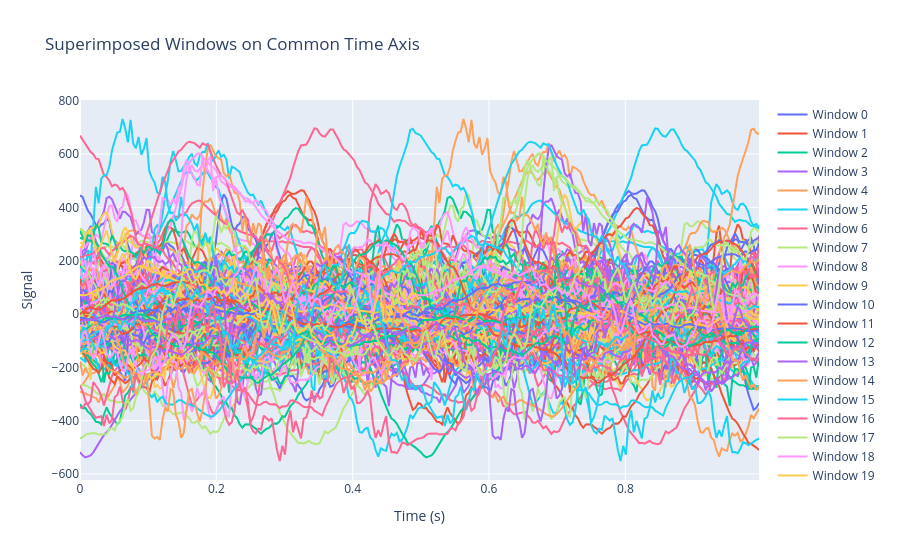

The notebook cell saved with this chart:
### Code cell
# superimpose all the windows in a common time axis, since they are all of the same length in a plotly plot

import pandas as pd
import numpy as np
import plotly.graph_objects as go

# Assuming DF is your DataFrame and samplingFrequency is defined
def window_number(DF, samplingFrequency):
    window_size = samplingFrequency # window size is the same as NFFT
    step_size = samplingFrequency // 2  # 50% overlap
    num_windows = (len(DF) - step_size) // step_size + 1
    
    windows = []
    for i in range(len(DF)):
        row_windows = []
        for j in range(num_windows):
            start_idx = j * step_size
            end_idx = start_idx + window_size
            if start_idx <= i < end_idx:
                row_windows.append(j)
        windows.append(row_windows)
    
    return windows

DF['window'] = window_number(DF, samplingFrequency)

# Extract windows
window_size = samplingFrequency
step_size = samplingFrequency // 2
num_windows = (len(DF) - step_size) // step_size + 1

windows = []
for i in range(num_windows):
    start_idx = i * step_size
    end_idx = start_idx + window_size
    windows.append(DF.iloc[start_idx:end_idx])

# Create a common time axis
time_axis = np.arange(window_size) / samplingFrequency

# Plot using Plotly
fig = go.Figure()

for i, window in enumerate(windows):
    fig.add_trace(go.Scatter(x=time_axis, y=window['S'], mode='lines', name=f'Window {i}'))

fig.update_layout(title='Superimposed Windows on Common Time Axis',
                  xaxis_title='Time (s)',
                  yaxis_title='Signal',
                  showlegend=True)

fig.show()

### Figure 1 — Plotly figure (JSON) as saved in the notebook; plotly's stock layout.template omitted (floating-point values rounded to 4 significant figures; data arrays with more than 128 entries replaced by an {"elided": "..."} marker saying what was removed)
{"data": [{"mode": "lines", "name": "Window 0", "type": "scatter", "x": {"elided": "256 float values"}, "y": {"elided": "256 float values"}}, {"mode": "lines", "name": "Window 1", "type": "scatter", "x": {"elided": "256 float values"}, "y": {"elided": "256 float values"}}, {"mode": "lines", "name": "Window 2", "type": "scatter", "x": {"elided": "256 float values"}, "y": {"elided": "256 float values"}}, {"mode": "lines", "name": "Window 3", "type": "scatter", "x": {"elided": "256 float values"}, "y": {"elided": "256 float values"}}, {"mode": "lines", "name": "Window 4", "type": "scatter", "x": {"elided": "256 float values"}, "y": {"elided": "256 float values"}}, {"mode": "lines", "name": "Window 5", "type": "scatter", "x": {"elided": "256 float values"}, "y": {"elided": "256 float values"}}, {"mode": "lines", "name": "Window 6", "type": "scatter", "x": {"elided": "256 float values"}, "y": {"elided": "256 float values"}}, {"mode": "lines", "name": "Window 7", "type": "scatter", "x": {"elided": "256 float values"}, "y": {"elided": "256 float values"}}, {"mode": "lines", "name": "Window 8", "type": "scatter", "x": {"elided": "256 float values"}, "y": {"elided": "256 float values"}}, {"mode": "lines", "name": "Window 9", "type": "scatter", "x": {"elided": "256 float values"}, "y": {"elided": "256 float values"}}, {"mode": "lines", "name": "Window 10", "type": "scatter", "x": {"elided": "256 float values"}, "y": {"elided": "256 float values"}}, {"mode": "lines", "name": "Window 11", "type": "scatter", "x": {"elided": "256 float values"}, "y": {"elided": "256 float values"}}, {"mode": "lines", "name": "Window 12", "type": "scatter", "x": {"elided": "256 float values"}, "y": {"elided": "256 float values"}}, {"mode": "lines", "name": "Window 13", "type": "scatter", "x": {"elided": "256 float values"}, "y": {"elided": "256 float values"}}, {"mode": "lines", "name": "Window 14", "type": "scatter", "x": {"elided": "256 float values"}, "y": {"elided": "256 float values"}}, {"mode": "lines", "name": "Window 15", "type": "scatter", "x": {"elided": "256 float values"}, "y": {"elided": "256 float values"}}, {"mode": "lines", "name": "Window 16", "type": "scatter", "x": {"elided": "256 float values"}, "y": {"elided": "256 float values"}}, {"mode": "lines", "name": "Window 17", "type": "scatter", "x": {"elided": "256 float values"}, "y": {"elided": "256 float values"}}, {"mode": "lines", "name": "Window 18", "type": "scatter", "x": {"elided": "256 float values"}, "y": {"elided": "256 float values"}}, {"mode": "lines", "name": "Window 19", "type": "scatter", "x": {"elided": "256 float values"}, "y": {"elided": "256 float values"}}, {"mode": "lines", "name": "Window 20", "type": "scatter", "x": {"elided": "256 float values"}, "y": {"elided": "256 float values"}}, {"mode": "lines", "name": "Window 21", "type": "scatter", "x": {"elided": "256 float values"}, "y": {"elided": "256 float values"}}, {"mode": "lines", "name": "Window 22", "type": "scatter", "x": {"elided": "256 float values"}, "y": {"elided": "256 float values"}}, {"mode": "lines", "name": "Window 23", "type": "scatter", "x": {"elided": "256 float values"}, "y": {"elided": "256 float values"}}, {"mode": "lines", "name": "Window 24", "type": "scatter", "x": {"elided": "256 float values"}, "y": {"elided": "256 float values"}}, {"mode": "lines", "name": "Window 25", "type": "scatter", "x": {"elided": "256 float values"}, "y": {"elided": "256 float values"}}, {"mode": "lines", "name": "Window 26", "type": "scatter", "x": {"elided": "256 float values"}, "y": {"elided": "256 float values"}}, {"mode": "lines", "name": "Window 27", "type": "scatter", "x": {"elided": "256 float values"}, "y": {"elided": "256 float values"}}, {"mode": "lines", "name": "Window 28", "type": "scatter", "x": {"elided": "256 float values"}, "y": {"elided": "256 float values"}}, {"mode": "lines", "name": "Window 29", "type": "scatter", "x": {"elided": "256 float values"}, "y": {"elided": "256 float values"}}, {"mode": "lines", "name": "Window 30", "type": "scatter", "x": {"elided": "256 float values"}, "y": {"elided": "256 float values"}}, {"mode": "lines", "name": "Window 31", "type": "scatter", "x": {"elided": "256 float values"}, "y": {"elided": "256 float values"}}, {"mode": "lines", "name": "Window 32", "type": "scatter", "x": {"elided": "256 float values"}, "y": {"elided": "256 float values"}}, {"mode": "lines", "name": "Window 33", "type": "scatter", "x": {"elided": "256 float values"}, "y": {"elided": "256 float values"}}, {"mode": "lines", "name": "Window 34", "type": "scatter", "x": {"elided": "256 float values"}, "y": {"elided": "256 float values"}}, {"mode": "lines", "name": "Window 35", "type": "scatter", "x": {"elided": "256 float values"}, "y": {"elided": "256 float values"}}, {"mode": "lines", "name": "Window 36", "type": "scatter", "x": {"elided": "256 float values"}, "y": {"elided": "256 float values"}}, {"mode": "lines", "name": "Window 37", "type": "scatter", "x": {"elided": "256 float values"}, "y": {"elided": "256 float values"}}, {"mode": "lines", "name": "Window 38", "type": "scatter", "x": {"elided": "256 float values"}, "y": {"elided": "256 float values"}}, {"mode": "lines", "name": "Window 39", "type": "scatter", "x": {"elided": "256 float values"}, "y": {"elided": "256 float values"}}, {"mode": "lines", "name": "Window 40", "type": "scatter", "x": {"elided": "256 float values"}, "y": {"elided": "256 float values"}}, {"mode": "lines", "name": "Window 41", "type": "scatter", "x": {"elided": "256 float values"}, "y": {"elided": "256 float values"}}, {"mode": "lines", "name": "Window 42", "type": "scatter", "x": {"elided": "256 float values"}, "y": {"elided": "256 float values"}}, {"mode": "lines", "name": "Window 43", "type": "scatter", "x": {"elided": "256 float values"}, "y": {"elided": "256 float values"}}, {"mode": "lines", "name": "Window 44", "type": "scatter", "x": {"elided": "256 float values"}, "y": {"elided": "256 float values"}}, {"mode": "lines", "name": "Window 45", "type": "scatter", "x": {"elided": "256 float values"}, "y": {"elided": "256 float values"}}, {"mode": "lines", "name": "Window 46", "type": "scatter", "x": {"elided": "256 float values"}, "y": {"elided": "256 float values"}}, {"mode": "lines", "name": "Window 47", "type": "scatter", "x": {"elided": "256 float values"}, "y": {"elided": "256 float values"}}, {"mode": "lines", "name": "Window 48", "type": "scatter", "x": {"elided": "256 float values"}, "y": {"elided": "256 float values"}}, {"mode": "lines", "name": "Window 49", "type": "scatter", "x": {"elided": "256 float values"}, "y": {"elided": "256 float values"}}, {"mode": "lines", "name": "Window 50", "type": "scatter", "x": {"elided": "256 float values"}, "y": {"elided": "256 float values"}}, {"mode": "lines", "name": "Window 51", "type": "scatter", "x": {"elided": "256 float values"}, "y": {"elided": "256 float values"}}, {"mode": "lines", "name": "Window 52", "type": "scatter", "x": {"elided": "256 float values"}, "y": {"elided": "256 float values"}}, {"mode": "lines", "name": "Window 53", "type": "scatter", "x": {"elided": "256 float values"}, "y": {"elided": "256 float values"}}, {"mode": "lines", "name": "Window 54", "type": "scatter", "x": {"elided": "256 float values"}, "y": {"elided": "256 float values"}}, {"mode": "lines", "name": "Window 55", "type": "scatter", "x": {"elided": "256 float values"}, "y": {"elided": "256 float values"}}, {"mode": "lines", "name": "Window 56", "type": "scatter", "x": {"elided": "256 float values"}, "y": {"elided": "256 float values"}}, {"mode": "lines", "name": "Window 57", "type": "scatter", "x": {"elided": "256 float values"}, "y": {"elided": "256 float values"}}, {"mode": "lines", "name": "Window 58", "type": "scatter", "x": {"elided": "256 float values"}, "y": {"elided": "256 float values"}}, {"mode": "lines", "name": "Window 59", "type": "scatter", "x": {"elided": "256 float values"}, "y": {"elided": "256 float values"}}, {"mode": "lines", "name": "Window 60", "type": "scatter", "x": {"elided": "256 float values"}, "y": {"elided": "256 float values"}}, {"mode": "lines", "name": "Window 61", "type": "scatter", "x": {"elided": "256 float values"}, "y": {"elided": "256 float values"}}, {"mode": "lines", "name": "Window 62", "type": "scatter", "x": {"elided": "256 float values"}, "y": {"elided": "256 float values"}}, {"mode": "lines", "name": "Window 63", "type": "scatter", "x": {"elided": "256 float values"}, "y": {"elided": "256 float values"}}, {"mode": "lines", "name": "Window 64", "type": "scatter", "x": {"elided": "256 float values"}, "y": {"elided": "256 float values"}}, {"mode": "lines", "name": "Window 65", "type": "scatter", "x": {"elided": "256 float values"}, "y": {"elided": "256 float values"}}, {"mode": "lines", "name": "Window 66", "type": "scatter", "x": {"elided": "256 float values"}, "y": {"elided": "256 float values"}}, {"mode": "lines", "name": "Window 67", "type": "scatter", "x": {"elided": "256 float values"}, "y": {"elided": "256 float values"}}, {"mode": "lines", "name": "Window 68", "type": "scatter", "x": {"elided": "256 float values"}, "y": {"elided": "256 float values"}}, {"mode": "lines", "name": "Window 69", "type": "scatter", "x": {"elided": "256 float values"}, "y": {"elided": "256 float values"}}, {"mode": "lines", "name": "Window 70", "type": "scatter", "x": {"elided": "256 float values"}, "y": {"elided": "256 float values"}}, {"mode": "lines", "name": "Window 71", "type": "scatter", "x": {"elided": "256 float values"}, "y": {"elided": "256 float values"}}, {"mode": "lines", "name": "Window 72", "type": "scatter", "x": {"elided": "256 float values"}, "y": {"elided": "256 float values"}}, {"mode": "lines", "name": "Window 73", "type": "scatter", "x": {"elided": "256 float values"}, "y": {"elided": "256 float values"}}, {"mode": "lines", "name": "Window 74", "type": "scatter", "x": {"elided": "256 float values"}, "y": {"elided": "256 float values"}}, {"mode": "lines", "name": "Window 75", "type": "scatter", "x": {"elided": "256 float values"}, "y": {"elided": "256 float values"}}, {"mode": "lines", "name": "Window 76", "type": "scatter", "x": {"elided": "256 float values"}, "y": {"elided": "256 float values"}}, {"mode": "lines", "name": "Window 77", "type": "scatter", "x": {"elided": "256 float values"}, "y": {"elided": "256 float values"}}, {"mode": "lines", "name": "Window 78", "type": "scatter", "x": {"elided": "256 float values"}, "y": {"elided": "256 float values"}}, {"mode": "lines", "name": "Window 79", "type": "scatter", "x": {"elided": "256 float values"}, "y": {"elided": "256 float values"}}, {"mode": "lines", "name": "Window 80", "type": "scatter", "x": {"elided": "256 float values"}, "y": {"elided": "256 float values"}}, {"mode": "lines", "name": "Window 81", "type": "scatter", "x": {"elided": "256 float values"}, "y": {"elided": "256 float values"}}, {"mode": "lines", "name": "Window 82", "type": "scatter", "x": {"elided": "256 float values"}, "y": {"elided": "256 float values"}}, {"mode": "lines", "name": "Window 83", "type": "scatter", "x": {"elided": "256 float values"}, "y": {"elided": "256 float values"}}, {"mode": "lines", "name": "Window 84", "type": "scatter", "x": {"elided": "256 float values"}, "y": {"elided": "256 float values"}}, {"mode": "lines", "name": "Window 85", "type": "scatter", "x": {"elided": "256 float values"}, "y": {"elided": "256 float values"}}, {"mode": "lines", "name": "Window 86", "type": "scatter", "x": {"elided": "256 float values"}, "y": {"elided": "256 float values"}}, {"mode": "lines", "name": "Window 87", "type": "scatter", "x": {"elided": "256 float values"}, "y": {"elided": "256 float values"}}, {"mode": "lines", "name": "Window 88", "type": "scatter", "x": {"elided": "256 float values"}, "y": {"elided": "256 float values"}}, {"mode": "lines", "name": "Window 89", "type": "scatter", "x": {"elided": "256 float values"}, "y": {"elided": "256 float values"}}, {"mode": "lines", "name": "Window 90", "type": "scatter", "x": {"elided": "256 float values"}, "y": {"elided": "256 float values"}}, {"mode": "lines", "name": "Window 91", "type": "scatter", "x": {"elided": "256 float values"}, "y": {"elided": "256 float values"}}, {"mode": "lines", "name": "Window 92", "type": "scatter", "x": {"elided": "256 float values"}, "y": {"elided": "256 float values"}}, {"mode": "lines", "name": "Window 93", "type": "scatter", "x": {"elided": "256 float values"}, "y": {"elided": "256 float values"}}, {"mode": "lines", "name": "Window 94", "type": "scatter", "x": {"elided": "256 float values"}, "y": {"elided": "256 float values"}}, {"mode": "lines", "name": "Window 95", "type": "scatter", "x": {"elided": "256 float values"}, "y": {"elided": "256 float values"}}, {"mode": "lines", "name": "Window 96", "type": "scatter", "x": {"elided": "256 float values"}, "y": {"elided": "256 float values"}}, {"mode": "lines", "name": "Window 97", "type": "scatter", "x": {"elided": "256 float values"}, "y": {"elided": "256 float values"}}, {"mode": "lines", "name": "Window 98", "type": "scatter", "x": {"elided": "256 float values"}, "y": {"elided": "256 float values"}}, {"mode": "lines", "name": "Window 99", "type": "scatter", "x": {"elided": "256 float values"}, "y": {"elided": "256 float values"}}, {"mode": "lines", "name": "Window 100", "type": "scatter", "x": {"elided": "256 float values"}, "y": {"elided": "256 float values"}}, {"mode": "lines", "name": "Window 101", "type": "scatter", "x": {"elided": "256 float values"}, "y": {"elided": "256 float values"}}, {"mode": "lines", "name": "Window 102", "type": "scatter", "x": {"elided": "256 float values"}, "y": {"elided": "256 float values"}}, {"mode": "lines", "name": "Window 103", "type": "scatter", "x": {"elided": "256 float values"}, "y": {"elided": "256 float values"}}, {"mode": "lines", "name": "Window 104", "type": "scatter", "x": {"elided": "256 float values"}, "y": {"elided": "256 float values"}}, {"mode": "lines", "name": "Window 105", "type": "scatter", "x": {"elided": "256 float values"}, "y": {"elided": "256 float values"}}, {"mode": "lines", "name": "Window 106", "type": "scatter", "x": {"elided": "256 float values"}, "y": {"elided": "256 float values"}}, {"mode": "lines", "name": "Window 107", "type": "scatter", "x": {"elided": "256 float values"}, "y": {"elided": "256 float values"}}, {"mode": "lines", "name": "Window 108", "type": "scatter", "x": {"elided": "256 float values"}, "y": {"elided": "256 float values"}}, {"mode": "lines", "name": "Window 109", "type": "scatter", "x": {"elided": "256 float values"}, "y": {"elided": "256 float values"}}, {"mode": "lines", "name": "Window 110", "type": "scatter", "x": {"elided": "256 float values"}, "y": {"elided": "256 float values"}}, {"mode": "lines", "name": "Window 111", "type": "scatter", "x": {"elided": "256 float values"}, "y": {"elided": "256 float values"}}, {"mode": "lines", "name": "Window 112", "type": "scatter", "x": {"elided": "256 float values"}, "y": {"elided": "256 float values"}}, {"mode": "lines", "name": "Window 113", "type": "scatter", "x": {"elided": "256 float values"}, "y": {"elided": "256 float values"}}, {"mode": "lines", "name": "Window 114", "type": "scatter", "x": {"elided": "256 float values"}, "y": {"elided": "256 float values"}}, {"mode": "lines", "name": "Window 115", "type": "scatter", "x": {"elided": "256 float values"}, "y": {"elided": "256 float values"}}, {"mode": "lines", "name": "Window 116", "type": "scatter", "x": {"elided": "256 float values"}, "y": {"elided": "256 float values"}}, {"mode": "lines", "name": "Window 117", "type": "scatter", "x": {"elided": "256 float values"}, "y": {"elided": "256 float values"}}, {"mode": "lines", "name": "Window 118", "type": "scatter", "x": {"elided": "256 float values"}, "y": {"elided": "256 float values"}}, {"mode": "lines", "name": "Window 119", "type": "scatter", "x": {"elided": "256 float values"}, "y": {"elided": "256 float values"}}, {"mode": "lines", "name": "Window 120", "type": "scatter", "x": {"elided": "256 float values"}, "y": {"elided": "256 float values"}}, {"mode": "lines", "name": "Window 121", "type": "scatter", "x": {"elided": "256 float values"}, "y": {"elided": "256 float values"}}, {"mode": "lines", "name": "Window 122", "type": "scatter", "x": {"elided": "256 float values"}, "y": {"elided": "256 float values"}}, {"mode": "lines", "name": "Window 123", "type": "scatter", "x": {"elided": "256 float values"}, "y": {"elided": "256 float values"}}, {"mode": "lines", "name": "Window 124", "type": "scatter", "x": {"elided": "256 float values"}, "y": {"elided": "256 float values"}}, {"mode": "lines", "name": "Window 125", "type": "scatter", "x": {"elided": "256 float values"}, "y": {"elided": "256 float values"}}, {"mode": "lines", "name": "Window 126", "type": "scatter", "x": {"elided": "256 float values"}, "y": {"elided": "256 float values"}}, {"mode": "lines", "name": "Window 127", "type": "scatter", "x": {"elided": "256 float values"}, "y": {"elided": "256 float values"}}, {"mode": "lines", "name": "Window 128", "type": "scatter", "x": {"elided": "256 float values"}, "y": {"elided": "256 float values"}}, {"mode": "lines", "name": "Window 129", "type": "scatter", "x": {"elided": "256 float values"}, "y": {"elided": "256 float values"}}, {"mode": "lines", "name": "Window 130", "type": "scatter", "x": {"elided": "256 float values"}, "y": {"elided": "256 float values"}}, {"mode": "lines", "name": "Window 131", "type": "scatter", "x": {"elided": "256 float values"}, "y": {"elided": "256 float values"}}, {"mode": "lines", "name": "Window 132", "type": "scatter", "x": {"elided": "256 float values"}, "y": {"elided": "256 float values"}}, {"mode": "lines", "name": "Window 133", "type": "scatter", "x": {"elided": "256 float values"}, "y": {"elided": "256 float values"}}, {"mode": "lines", "name": "Window 134", "type": "scatter", "x": {"elided": "256 float values"}, "y": {"elided": "256 float values"}}, {"mode": "lines", "name": "Window 135", "type": "scatter", "x": {"elided": "256 float values"}, "y": {"elided": "256 float values"}}, {"mode": "lines", "name": "Window 136", "type": "scatter", "x": {"elided": "256 float values"}, "y": {"elided": "256 float values"}}, {"mode": "lines", "name": "Window 137", "type": "scatter", "x": {"elided": "256 float values"}, "y": {"elided": "256 float values"}}, {"mode": "lines", "name": "Window 138", "type": "scatter", "x": {"elided": "256 float values"}, "y": {"elided": "256 float values"}}, {"mode": "lines", "name": "Window 139", "type": "scatter", "x": {"elided": "256 float values"}, "y": {"elided": "256 float values"}}, {"mode": "lines", "name": "Window 140", "type": "scatter", "x": {"elided": "256 float values"}, "y": {"elided": "256 float values"}}, {"mode": "lines", "name": "Window 141", "type": "scatter", "x": {"elided": "256 float values"}, "y": {"elided": "256 float values"}}, {"mode": "lines", "name": "Window 142", "type": "scatter", "x": {"elided": "256 float values"}, "y": {"elided": "256 float values"}}, {"mode": "lines", "name": "Window 143", "type": "scatter", "x": {"elided": "256 float values"}, "y": {"elided": "256 float values"}}, {"mode": "lines", "name": "Window 144", "type": "scatter", "x": {"elided": "256 float values"}, "y": {"elided": "256 float values"}}, {"mode": "lines", "name": "Window 145", "type": "scatter", "x": {"elided": "256 float values"}, "y": {"elided": "256 float values"}}, {"mode": "lines", "name": "Window 146", "type": "scatter", "x": {"elided": "256 float values"}, "y": {"elided": "256 float values"}}, {"mode": "lines", "name": "Window 147", "type": "scatter", "x": {"elided": "256 float values"}, "y": {"elided": "256 float values"}}, {"mode": "lines", "name": "Window 148", "type": "scatter", "x": {"elided": "256 float values"}, "y": {"elided": "256 float values"}}, {"mode": "lines", "name": "Window 149", "type": "scatter", "x": {"elided": "256 float values"}, "y": {"elided": "256 float values"}}, {"mode": "lines", "name": "Window 150", "type": "scatter", "x": {"elided": "256 float values"}, "y": {"elided": "256 float values"}}, {"mode": "lines", "name": "Window 151", "type": "scatter", "x": {"elided": "256 float values"}, "y": {"elided": "256 float values"}}, {"mode": "lines", "name": "Window 152", "type": "scatter", "x": {"elided": "256 float values"}, "y": {"elided": "256 float values"}}, {"mode": "lines", "name": "Window 153", "type": "scatter", "x": {"elided": "256 float values"}, "y": {"elided": "256 float values"}}, {"mode": "lines", "name": "Window 154", "type": "scatter", "x": {"elided": "256 float values"}, "y": {"elided": "256 float values"}}, {"mode": "lines", "name": "Window 155", "type": "scatter", "x": {"elided": "256 float values"}, "y": {"elided": "256 float values"}}, {"mode": "lines", "name": "Window 156", "type": "scatter", "x": {"elided": "256 float values"}, "y": {"elided": "256 float values"}}, {"mode": "lines", "name": "Window 157", "type": "scatter", "x": {"elided": "256 float values"}, "y": {"elided": "256 float values"}}, {"mode": "lines", "name": "Window 158", "type": "scatter", "x": {"elided": "256 float values"}, "y": {"elided": "256 float values"}}, {"mode": "lines", "name": "Window 159", "type": "scatter", "x": {"elided": "256 float values"}, "y": {"elided": "256 float values"}}, {"mode": "lines", "name": "Window 160", "type": "scatter", "x": {"elided": "256 float values"}, "y": {"elided": "256 float values"}}, {"mode": "lines", "name": "Window 161", "type": "scatter", "x": {"elided": "256 float values"}, "y": {"elided": "256 float values"}}, {"mode": "lines", "name": "Window 162", "type": "scatter", "x": {"elided": "256 float values"}, "y": {"elided": "256 float values"}}, {"mode": "lines", "name": "Window 163", "type": "scatter", "x": {"elided": "256 float values"}, "y": {"elided": "256 float values"}}, {"mode": "lines", "name": "Window 164", "type": "scatter", "x": {"elided": "256 float values"}, "y": {"elided": "256 float values"}}, {"mode": "lines", "name": "Window 165", "type": "scatter", "x": {"elided": "256 float values"}, "y": {"elided": "256 float values"}}, {"mode": "lines", "name": "Window 166", "type": "scatter", "x": {"elided": "256 float values"}, "y": {"elided": "256 float values"}}, {"mode": "lines", "name": "Window 167", "type": "scatter", "x": {"elided": "256 float values"}, "y": {"elided": "256 float values"}}, {"mode": "lines", "name": "Window 168", "type": "scatter", "x": {"elided": "256 float values"}, "y": {"elided": "256 float values"}}, {"mode": "lines", "name": "Window 169", "type": "scatter", "x": {"elided": "256 float values"}, "y": {"elided": "256 float values"}}, {"mode": "lines", "name": "Window 170", "type": "scatter", "x": {"elided": "256 float values"}, "y": {"elided": "256 float values"}}, {"mode": "lines", "name": "Window 171", "type": "scatter", "x": {"elided": "256 float values"}, "y": {"elided": "256 float values"}}, {"mode": "lines", "name": "Window 172", "type": "scatter", "x": {"elided": "256 float values"}, "y": {"elided": "256 float values"}}, {"mode": "lines", "name": "Window 173", "type": "scatter", "x": {"elided": "256 float values"}, "y": {"elided": "256 float values"}}, {"mode": "lines", "name": "Window 174", "type": "scatter", "x": {"elided": "256 float values"}, "y": {"elided": "256 float values"}}, {"mode": "lines", "name": "Window 175", "type": "scatter", "x": {"elided": "256 float values"}, "y": {"elided": "256 float values"}}, {"mode": "lines", "name": "Window 176", "type": "scatter", "x": {"elided": "256 float values"}, "y": {"elided": "256 float values"}}, {"mode": "lines", "name": "Window 177", "type": "scatter", "x": {"elided": "256 float values"}, "y": {"elided": "256 float values"}}, {"mode": "lines", "name": "Window 178", "type": "scatter", "x": {"elided": "256 float values"}, "y": {"elided": "256 float values"}}, {"mode": "lines", "name": "Window 179", "type": "scatter", "x": {"elided": "256 float values"}, "y": {"elided": "256 float values"}}, {"mode": "lines", "name": "Window 180", "type": "scatter", "x": {"elided": "256 float values"}, "y": {"elided": "256 float values"}}, {"mode": "lines", "name": "Window 181", "type": "scatter", "x": {"elided": "256 float values"}, "y": {"elided": "256 float values"}}, {"mode": "lines", "name": "Window 182", "type": "scatter", "x": {"elided": "256 float values"}, "y": {"elided": "256 float values"}}, {"mode": "lines", "name": "Window 183", "type": "scatter", "x": {"elided": "256 float values"}, "y": {"elided": "256 float values"}}, {"mode": "lines", "name": "Window 184", "type": "scatter", "x": {"elided": "256 float values"}, "y": {"elided": "256 float values"}}, {"mode": "lines", "name": "Window 185", "type": "scatter", "x": {"elided": "256 float values"}, "y": {"elided": "256 float values"}}, {"mode": "lines", "name": "Window 186", "type": "scatter", "x": {"elided": "256 float values"}, "y": {"elided": "256 float values"}}, {"mode": "lines", "name": "Window 187", "type": "scatter", "x": {"elided": "256 float values"}, "y": {"elided": "256 float values"}}, {"mode": "lines", "name": "Window 188", "type": "scatter", "x": {"elided": "256 float values"}, "y": {"elided": "256 float values"}}, {"mode": "lines", "name": "Window 189", "type": "scatter", "x": {"elided": "256 float values"}, "y": {"elided": "256 float values"}}, {"mode": "lines", "name": "Window 190", "type": "scatter", "x": {"elided": "256 float values"}, "y": {"elided": "256 float values"}}, {"mode": "lines", "name": "Window 191", "type": "scatter", "x": {"elided": "256 float values"}, "y": {"elided": "256 float values"}}, {"mode": "lines", "name": "Window 192", "type": "scatter", "x": {"elided": "256 float values"}, "y": {"elided": "256 float values"}}, {"mode": "lines", "name": "Window 193", "type": "scatter", "x": {"elided": "256 float values"}, "y": {"elided": "256 float values"}}, {"mode": "lines", "name": "Window 194", "type": "scatter", "x": {"elided": "256 float values"}, "y": {"elided": "256 float values"}}, {"mode": "lines", "name": "Window 195", "type": "scatter", "x": {"elided": "256 float values"}, "y": {"elided": "256 float values"}}, {"mode": "lines", "name": "Window 196", "type": "scatter", "x": {"elided": "256 float values"}, "y": {"elided": "256 float values"}}, {"mode": "lines", "name": "Window 197", "type": "scatter", "x": {"elided": "256 float values"}, "y": {"elided": "256 float values"}}, {"mode": "lines", "name": "Window 198", "type": "scatter", "x": {"elided": "256 float values"}, "y": {"elided": "256 float values"}}, {"mode": "lines", "name": "Window 199", "type": "scatter", "x": {"elided": "256 float values"}, "y": {"elided": "256 float values"}}, {"mode": "lines", "name": "Window 200", "type": "scatter", "x": {"elided": "256 float values"}, "y": {"elided": "256 float values"}}, {"mode": "lines", "name": "Window 201", "type": "scatter", "x": {"elided": "256 float values"}, "y": {"elided": "256 float values"}}, {"mode": "lines", "name": "Window 202", "type": "scatter", "x": {"elided": "256 float values"}, "y": {"elided": "256 float values"}}, {"mode": "lines", "name": "Window 203", "type": "scatter", "x": {"elided": "256 float values"}, "y": {"elided": "256 float values"}}, {"mode": "lines", "name": "Window 204", "type": "scatter", "x": {"elided": "256 float values"}, "y": {"elided": "256 float values"}}, {"mode": "lines", "name": "Window 205", "type": "scatter", "x": {"elided": "256 float values"}, "y": {"elided": "256 float values"}}, {"mode": "lines", "name": "Window 206", "type": "scatter", "x": {"elided": "256 float values"}, "y": {"elided": "256 float values"}}, {"mode": "lines", "name": "Window 207", "type": "scatter", "x": {"elided": "256 float values"}, "y": {"elided": "256 float values"}}, {"mode": "lines", "name": "Window 208", "type": "scatter", "x": {"elided": "256 float values"}, "y": {"elided": "256 float values"}}, {"mode": "lines", "name": "Window 209", "type": "scatter", "x": {"elided": "256 float values"}, "y": {"elided": "256 float values"}}, {"mode": "lines", "name": "Window 210", "type": "scatter", "x": {"elided": "256 float values"}, "y": {"elided": "256 float values"}}, {"mode": "lines", "name": "Window 211", "type": "scatter", "x": {"elided": "256 float values"}, "y": {"elided": "256 float values"}}, {"mode": "lines", "name": "Window 212", "type": "scatter", "x": {"elided": "256 float values"}, "y": {"elided": "256 float values"}}, {"mode": "lines", "name": "Window 213", "type": "scatter", "x": {"elided": "256 float values"}, "y": {"elided": "256 float values"}}, {"mode": "lines", "name": "Window 214", "type": "scatter", "x": {"elided": "256 float values"}, "y": {"elided": "256 float values"}}, {"mode": "lines", "name": "Window 215", "type": "scatter", "x": {"elided": "256 float values"}, "y": {"elided": "256 float values"}}, {"mode": "lines", "name": "Window 216", "type": "scatter", "x": {"elided": "256 float values"}, "y": {"elided": "256 float values"}}, {"mode": "lines", "name": "Window 217", "type": "scatter", "x": {"elided": "256 float values"}, "y": {"elided": "256 float values"}}, {"mode": "lines", "name": "Window 218", "type": "scatter", "x": {"elided": "256 float values"}, "y": {"elided": "256 float values"}}, {"mode": "lines", "name": "Window 219", "type": "scatter", "x": {"elided": "256 float values"}, "y": {"elided": "256 float values"}}, {"mode": "lines", "name": "Window 220", "type": "scatter", "x": {"elided": "256 float values"}, "y": {"elided": "256 float values"}}, {"mode": "lines", "name": "Window 221", "type": "scatter", "x": {"elided": "256 float values"}, "y": {"elided": "256 float values"}}, {"mode": "lines", "name": "Window 222", "type": "scatter", "x": {"elided": "256 float values"}, "y": {"elided": "256 float values"}}, {"mode": "lines", "name": "Window 223", "type": "scatter", "x": {"elided": "256 float values"}, "y": {"elided": "256 float values"}}, {"mode": "lines", "name": "Window 224", "type": "scatter", "x": {"elided": "256 float values"}, "y": {"elided": "256 float values"}}, {"mode": "lines", "name": "Window 225", "type": "scatter", "x": {"elided": "256 float values"}, "y": {"elided": "256 float values"}}, {"mode": "lines", "name": "Window 226", "type": "scatter", "x": {"elided": "256 float values"}, "y": {"elided": "256 float values"}}, {"mode": "lines", "name": "Window 227", "type": "scatter", "x": {"elided": "256 float values"}, "y": {"elided": "256 float values"}}, {"mode": "lines", "name": "Window 228", "type": "scatter", "x": {"elided": "256 float values"}, "y": {"elided": "256 float values"}}, {"mode": "lines", "name": "Window 229", "type": "scatter", "x": {"elided": "256 float values"}, "y": {"elided": "256 float values"}}, {"mode": "lines", "name": "Window 230", "type": "scatter", "x": {"elided": "256 float values"}, "y": {"elided": "256 float values"}}, {"mode": "lines", "name": "Window 231", "type": "scatter", "x": {"elided": "256 float values"}, "y": {"elided": "256 float values"}}, {"mode": "lines", "name": "Window 232", "type": "scatter", "x": {"elided": "256 float values"}, "y": {"elided": "256 float values"}}, {"mode": "lines", "name": "Window 233", "type": "scatter", "x": {"elided": "256 float values"}, "y": {"elided": "256 float values"}}, {"mode": "lines", "name": "Window 234", "type": "scatter", "x": {"elided": "256 float values"}, "y": {"elided": "256 float values"}}, {"mode": "lines", "name": "Window 235", "type": "scatter", "x": {"elided": "256 float values"}, "y": {"elided": "256 float values"}}, {"mode": "lines", "name": "Window 236", "type": "scatter", "x": {"elided": "256 float values"}, "y": {"elided": "256 float values"}}, {"mode": "lines", "name": "Window 237", "type": "scatter", "x": {"elided": "256 float values"}, "y": {"elided": "256 float values"}}, {"mode": "lines", "name": "Window 238", "type": "scatter", "x": {"elided": "256 float values"}, "y": {"elided": "256 float values"}}, {"mode": "lines", "name": "Window 239", "type": "scatter", "x": {"elided": "256 float values"}, "y": {"elided": "256 float values"}}, {"mode": "lines", "name": "Window 240", "type": "scatter", "x": {"elided": "256 float values"}, "y": {"elided": "256 float values"}}, {"mode": "lines", "name": "Window 241", "type": "scatter", "x": {"elided": "256 float values"}, "y": {"elided": "256 float values"}}, {"mode": "lines", "name": "Window 242", "type": "scatter", "x": {"elided": "256 float values"}, "y": {"elided": "256 float values"}}, {"mode": "lines", "name": "Window 243", "type": "scatter", "x": {"elided": "256 float values"}, "y": {"elided": "256 float values"}}, {"mode": "lines", "name": "Window 244", "type": "scatter", "x": {"elided": "256 float values"}, "y": {"elided": "256 float values"}}, {"mode": "lines", "name": "Window 245", "type": "scatter", "x": {"elided": "256 float values"}, "y": {"elided": "256 float values"}}, {"mode": "lines", "name": "Window 246", "type": "scatter", "x": {"elided": "256 float values"}, "y": {"elided": "256 float values"}}, {"mode": "lines", "name": "Window 247", "type": "scatter", "x": {"elided": "256 float values"}, "y": {"elided": "256 float values"}}, {"mode": "lines", "name": "Window 248", "type": "scatter", "x": {"elided": "256 float values"}, "y": {"elided": "256 float values"}}, {"mode": "lines", "name": "Window 249", "type": "scatter", "x": {"elided": "256 float values"}, "y": {"elided": "129 float values"}}], "layout": {"showlegend": true, "title": {"text": "Superimposed Windows on Common Time Axis"}, "xaxis": {"title": {"text": "Time (s)"}}, "yaxis": {"title": {"text": "Signal"}}}}
